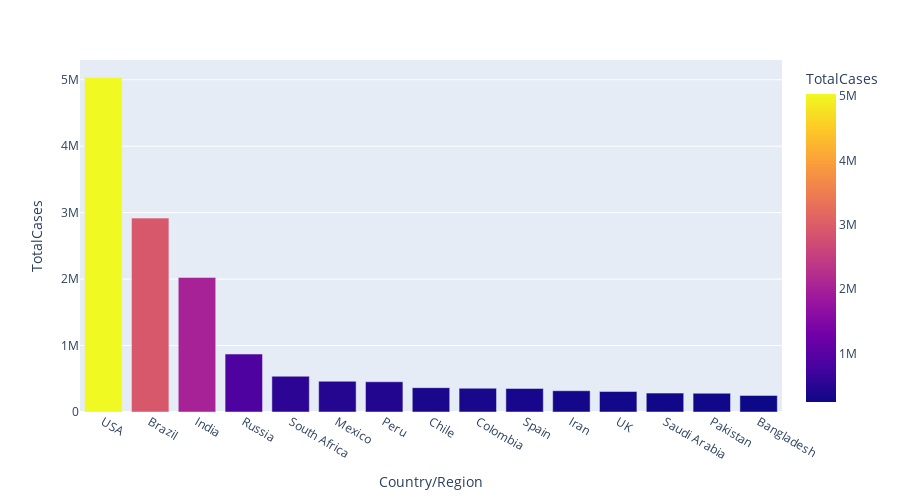

The code cell stored with this chart in its notebook:
### Code cell
px.bar(covid.head(15),x='Country/Region',y='TotalCases',color='TotalCases',height=500,hover_data=['Country/Region','Continent'])

### Figure 1 — Plotly figure (JSON) as saved in the notebook; plotly's stock layout.template omitted (floating-point values rounded to 4 significant figures)
{"data": [{"customdata": [["North America"], ["South America"], ["Asia"], ["Europe"], ["Africa"], ["North America"], ["South America"], ["South America"], ["South America"], ["Europe"], ["Asia"], ["Europe"], ["Asia"], ["Asia"], ["Asia"]], "hovertemplate": "Country/Region=%{x}<br>TotalCases=%{marker.color}<br>Continent=%{customdata[0]}<extra></extra>", "legendgroup": "", "marker": {"color": [5032179, 2917562, 2025409, 871894, 538184, 462690, 455409, 366671, 357710, 354530, 320117, 308134, 284226, 281863, 249651], "coloraxis": "coloraxis", "pattern": {"shape": ""}}, "name": "", "orientation": "v", "showlegend": false, "textposition": "auto", "type": "bar", "x": ["USA", "Brazil", "India", "Russia", "South Africa", "Mexico", "Peru", "Chile", "Colombia", "Spain", "Iran", "UK", "Saudi Arabia", "Pakistan", "Bangladesh"], "xaxis": "x", "y": [5032179, 2917562, 2025409, 871894, 538184, 462690, 455409, 366671, 357710, 354530, 320117, 308134, 284226, 281863, 249651], "yaxis": "y"}], "layout": {"barmode": "relative", "coloraxis": {"colorbar": {"title": {"text": "TotalCases"}}, "colorscale": [[0, "#0d0887"], [0.1111, "#46039f"], [0.2222, "#7201a8"], [0.3333, "#9c179e"], [0.4444, "#bd3786"], [0.5556, "#d8576b"], [0.6667, "#ed7953"], [0.7778, "#fb9f3a"], [0.8889, "#fdca26"], [1, "#f0f921"]]}, "height": 500, "legend": {"tracegroupgap": 0}, "margin": {"t": 60}, "xaxis": {"anchor": "y", "domain": [0, 1], "title": {"text": "Country/Region"}}, "yaxis": {"anchor": "x", "domain": [0, 1], "title": {"text": "TotalCases"}}}}
